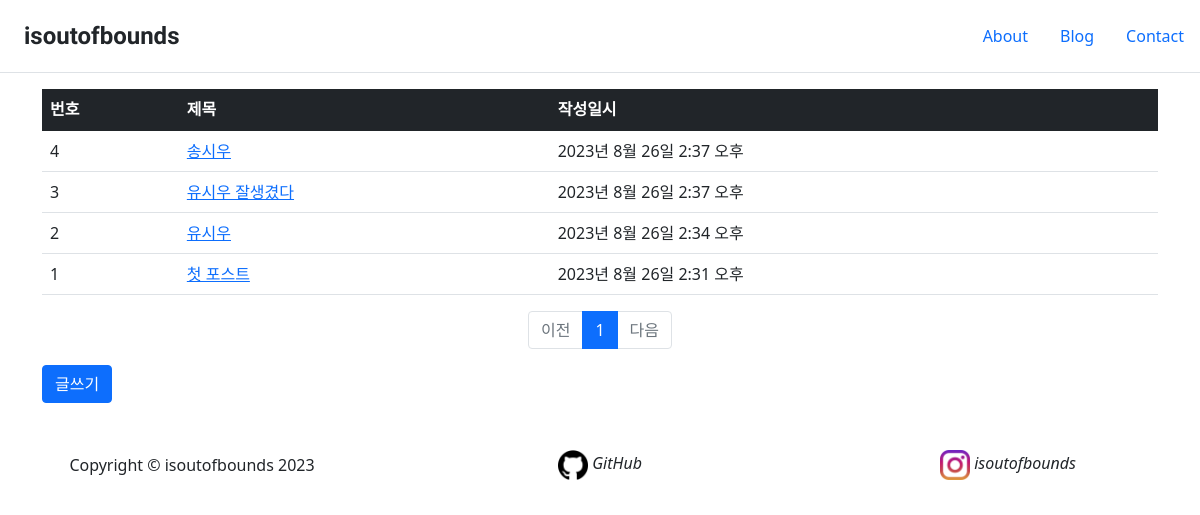
The page /blog/ on the database as committed earlier.
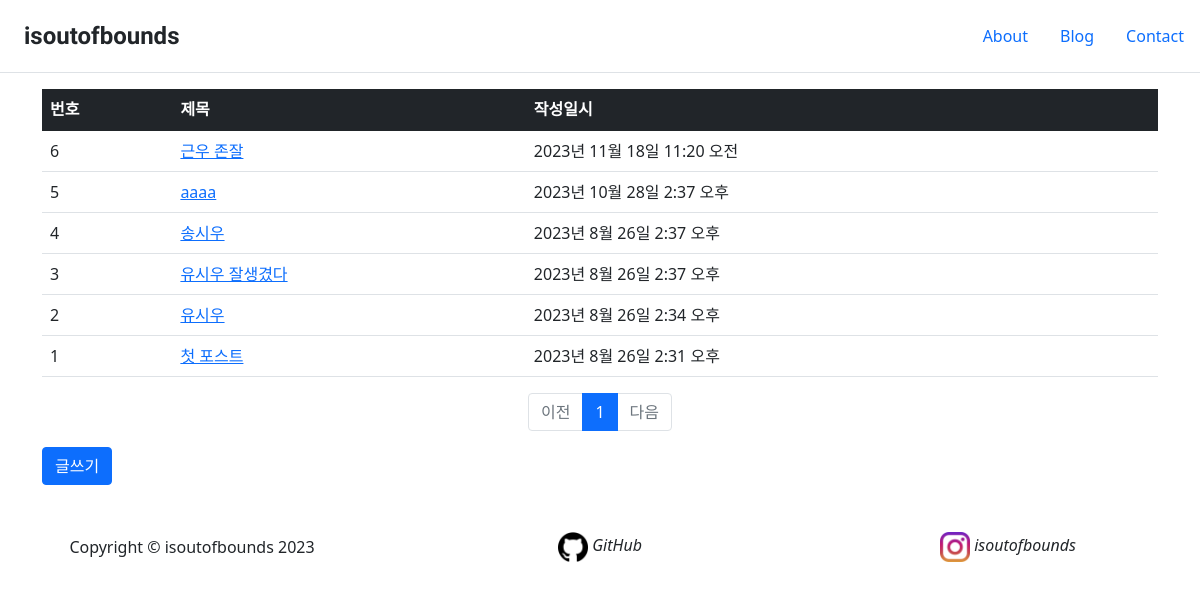
The same page on the database as committed later.
### blog/models.py (models this page shows, shortened)
class Post(models.Model):
    title = models.CharField(max_length=200)
    content = models.TextField()
    create_date = models.DateTimeField()

### blog/views.py (the view)
# urls.py: path('', views.index, name='index'),
def index(request):
    page = request.GET.get('page',1)
    post_list = Post.objects.order_by('-create_date')
    paginator = Paginator(post_list, 10)
    page_obg = paginator.get_page(page)
    context = {'posts': page_obg}
    return render(request, 'blog/post_list.html', context)

### blog/templatetags/blog_filter.py (called while the page is built)
@register.filter
def sub(value, arg):
    return value - arg

### templates/blog/post_list.html
{% extends 'base.html' %}
{% load blog_filter %}
{% block content %}
<div class="container my-3">
    <table class="table">
        <thead>
            <tr class="table-dark">
                <th>번호</th>
                <th>제목</th>
                <th>작성일시</th>
            </tr>
        </thead>
        <tbody>
            {% if posts %}
            {% for post in posts %}
            <tr>
                <td>
                    {{ posts.paginator.count|sub:posts.start_index|sub:forloop.counter0|add:1 }}
                </td>
                <td>
                    <a href="{% url 'blog:detail' post.id %}">{{ post.title }}</a>
                </td>
                <td>{{ post.create_date }}</td>
            </tr>
            {% endfor %}
            {% else %}
            <tr>
                <td colspan="3">게시글이 없습니다.</td>
            </tr>
            {% endif %}
        </tbody>
    </table>
    <ul class="pagination justify-content-center">
        {% if posts.has_previous %}
        <li class="page-item">
            <a class="page-link" href="?page={{ posts.previous_page_number }}">이전</a>
        </li>
        {% else %}
        <li class="page-item disabled">
            <a class="page-link" tabindex="-1" aria-disabled="true" href="#">이전</a>
        </li>
        {% endif %}
        {% for page_number in posts.paginator.page_range %}
        {% if page_number >= posts.number|add:-5 and page_number <= posts.number|add:5 %}
        {% if page_number == posts.number %}
        <li class="page-item active" aria-current="page">
            <a class="page-link" href="?page={{ page_number }}">{{ page_number }}</a>
        </li>
        {% else %}
        <li class="page-item">
            <a class="page-link" href="?page={{ page_number }}">{{ page_number }}</a>
        </li>
        {% endif %}
        {% endif %}
        {% endfor %}
        {% if posts.has_next %}
        <li class="page-item">
            <a class="page-link" href="?page={{ posts.next_page_number }}">다음</a>
        </li>
        {% else %}
        <li class="page-item disabled">
            <a class="page-link" tabindex="-1" aria-disabled="true" href="#">다음</a>
        </li>
        {% endif %}
    </ul>
    <a href="{% url 'blog:post_create' %}" class="btn btn-primary">글쓰기</a>
</div>
{% endblock %}

### templates/base.html (shortened to what this page needs)
{% load static %}
<!doctype html>
<html lang="ko">
<head>
    <link href="https://cdn.jsdelivr.net/npm/bootstrap@5.1.3/dist/css/bootstrap.min.css" rel="stylesheet"
>
    <link rel="stylesheet" href="{% static 'style.css' %}">
</head>
<body>
    <header class="d-flex flex-wrap justify-content-center py-3 mb-1 border-bottom">
        <a href="{% url 'index' %}" class="d-flex align-items-center mb-3 mb-md-0 me-md-auto text-dark text-decoration-none">
            <span id="logo" class="fs-4 px-4">isoutofbounds</span>
        </a>
        <ul class="nav nav-pills">
            <li class="nav-item"><a href="{% url 'about' %}" class="nav-link">About</a></li>
            <li class="nav-item"><a href="{% url 'blog:index' %}" class="nav-link">Blog</a></li>
            <li class="nav-item"><a href="{% url 'contact' %}" class="nav-link">Contact</a></li>
        </ul>
    </header>
    {% block content %}
    {% endblock %}
    <footer class="footer py-4">
        <div class="row align-items-center">
            <div class="col-lg-4">Copyright &copy; isoutofbounds 2023</div>
            <div class="col-lg-4"><a class="btn" href="#"><img src="{% static 'img/github.png' %}" width="30px"><i> GitHub</i></a></div>
            <div class="col-lg-4"><a class="btn" href="#"><img src="{% static 'img/instagram.png' %}" width="30px"><i> isoutofbounds</i></a></div>
        </div>
    </footer>
</body>
</html>

### static/style.css (style rules this page uses)
#logo { font-family: 'Satisfy', cursive; font-weight: 900; }
footer { text-align: center; font-size: medium; }

Rows that differ between the two databases and show on the page:
added Post: paginator.count|sub "6", title "근우 존잘", create_date "2023년 11월 18일 11:20 오전"
added Post: paginator.count|sub "5", title "aaaa", create_date "2023년 10월 28일 2:37 오후"
